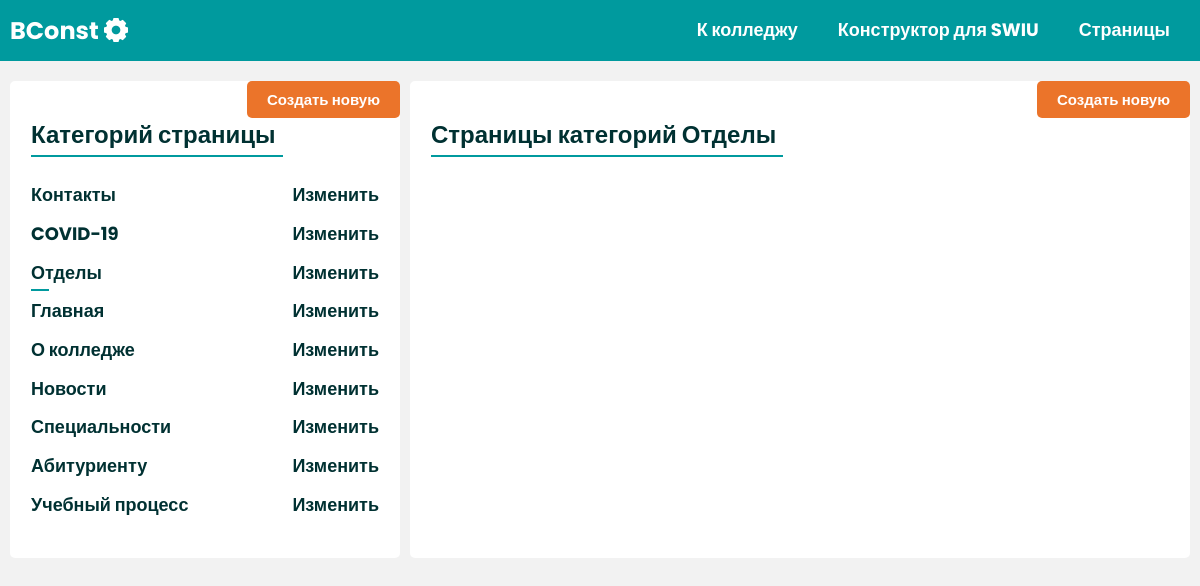
Before: /page-const/list-view/8/ (signed in) with the older database file.
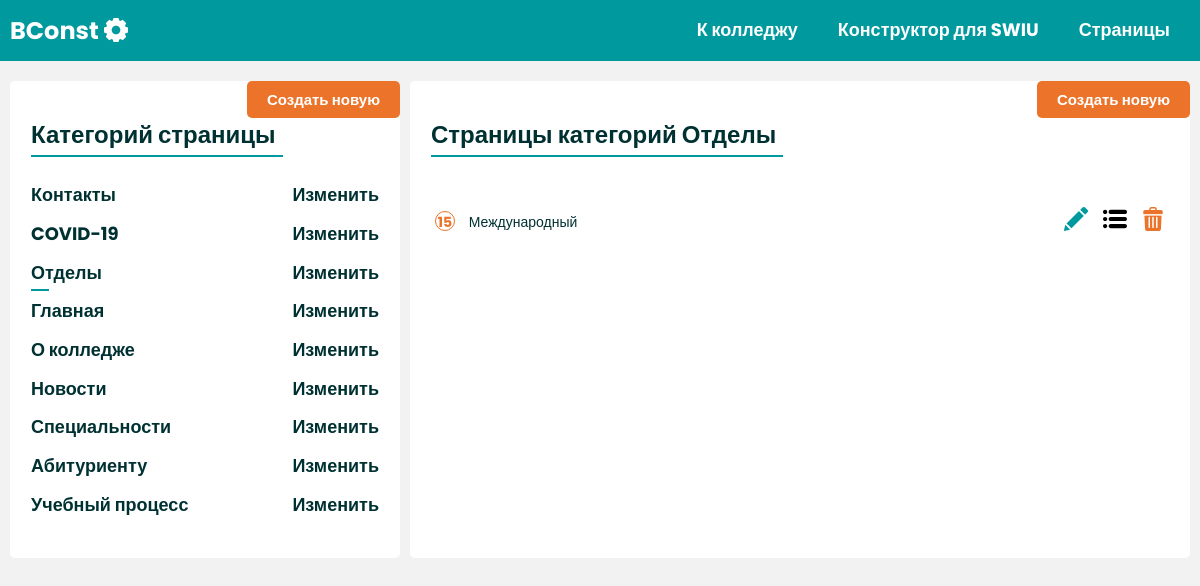
After: the same page with the newer database file.
### page/models.py (models this page shows, shortened)
class PageCategory(models.Model):
    name = models.CharField('НАзвани катоегрий',max_length=255)
    linkto = models.CharField('Ссылка на чего либо',default=0,max_length=255,blank=True,null=True)
    order = models.IntegerField('Филтрация',default=0)
    class Meta:
        verbose_name = "Категория Страницы"
        verbose_name_plural = "Категорий Страницы"

class Page(models.Model):
    order = models.IntegerField('Филтрация',default=0)
    title = models.CharField('Название страницы',max_length=255)
    url = models.CharField('Ссылка НУЖНО ИМЯ',max_length=255)
    slug = models.SlugField('slug это обычный слаг',null=True,blank=True)
    link = models.CharField('Ссылку на сайт',null=True,blank=True,default=None,max_length=255)
    category = models.ForeignKey(PageCategory,related_name='page',on_delete=models.CASCADE)
    class Meta:
        verbose_name = "Страница"
        verbose_name_plural = "Страницы"

### page/views.py (the view)
# urls.py: path('list-view/<int:pk>/',PageListView.as_view(),name="pageListView"),
class PageListView(PermissionRequiredMixin, ListView):
    redirect_field_name = '/'
    model = Page
    context_object_name = 'pages'
    template_name = 'page/page_list.html'
    permission_required = ('page.add_pagecategory')
    def get_queryset(self):
        return Page.objects.filter(category_id=self.kwargs['pk']).order_by('order')
    def get_context_data(self, *, object_list=None, **kwargs):
        context = super().get_context_data(**kwargs)
        id = self.kwargs['pk']
        context['category'] = PageCategory.objects.get(id=id)
        context['categories'] = PageCategory.objects.all().order_by('order')
        return context

### sapp/context_proccers.py (called while the page is built)
def page_category(request):
    pageCats = PageCategory.objects.all().order_by('order')
    return {
        'pageCats':pageCats
    }

### page/templates/page/page_list.html (shortened to what this page needs)
{% extends 'layouts/apppage.html' %}
{% load static %}
{% block content %}
    <section class="main">
        <div class="container">
            <div class="main-grid">
                <div class="sidebar">
                    <h2 class="lined-title">Категорий страницы <span class="btn-create"><a href="{% url 'PageCategoryCreateView' %}">Создать новую</a></span></h2>
                    <ul class="sidebar__nav" id="sidebarNav">
                        {% for category in categories %}
                        {% url 'pageListView' category.id as urltolist %}
                        <li class="sidebar__nav-item" data-pk="{{category.id}}"><a class="sidebar__nav-link {% if request.path == urltolist %}active {% endif %}" href="{{urltolist}}">{{category.name}}</a> <a class="sidebar__nav-link" href="{% url 'PageCategoryUpdateView' category.id %}"> Изменить </a></li>
                        {% endfor %}
                    </ul>
                </div>
                <div class="page-detail">
                    <h2 class="lined-title">Страницы категорий <span>{{category.name}}</span> <span class="btn-create"><a href="{% url 'PageCreateView' %}">Создать новую</a></span></h2>
                    <div class="pagelist" id="page-group">
                        {% for page in pages %}
                        <div class="pagelist__item" data-pk="{{page.id}}">
                            <div>
                                <h3 class="pagelist__title"><span class="pagelist__i">{{page.id}}</span> <a href="{% url 'pageDetailView' page.id %}">{{ page.title }}</a> </h3>
                            </div>
                            <div>
                                <a href="{% url 'PageUpdateView' page.id %}" class="pagelist__icon"><img width="24px" src="{% static 'page/img/edit.png' %}" alt=""></a>
                                <span class="pagelist__icon"><img width="24px" src="{% static 'page/img/menu.svg' %}" alt=""></span>
                                <a href="{% url 'PageDeleteView' page.category.id page.id  %}" class="pagelist__icon"><img width="24px" src="{% static 'page/img/trash.png' %}" alt=""></a>
                            </div>
                        </div>
                        {% endfor %}
                    </div>
                </div>
            </div>
        </div>
    </section>
{% endblock %}

### page/templates/layouts/apppage.html (shortened to what this page needs)
<!DOCTYPE html>
{% load static %}
<html lang="en">
<head>
    <link rel="stylesheet" href="{% static 'page/css/style.css' %}">
</head>
<body>
    <header class="header">
        <div class="container">
            <div class="header__row">
                <div class="header__logo">
                    <span>BConst</span>
                    <img width="24px" src="{% static 'page/img/Vector.png' %}" alt="">
                </div>
                <ul class="header__nav">
                    <li class="header__nav-item"><a class="header__link" href="/">К колледжу</a></li>
                    <li class="header__nav-item"><a class="header__link" href="#">Конструктор для SWIU</a></li>
                    <li class="header__nav-item"><a class="header__link" href="{% url 'PageCategoryListView'  %}">Страницы</a></li>
                </ul>
            </div>
        </div>
    </header>
    {% block content %}
    {% endblock %}
</body>
</html>

### page/static/page/css/style.css (style rules this page uses)
* { margin: 0; padding: 0; font-family: "Poppins", sans-serif; box-sizing: border-box; }
.page-detail { position: relative; }
.btn-create { position: absolute; font-size: 1.5rem; background-color: #EB742A; padding: 1rem 2rem; color: white; border-radius: 5px; right: 0; top: 0; }
.btn-create a { color: white; text-decoration: none; }
.lined-title { font-size: 2.4rem; padding: 0.7rem 0.7rem 0.7rem 0rem; border-bottom: 2px solid #009A9E; color: #003132; font-weight: 700; display: inline-block; }
.sidebar { background-color: #ffffff; padding: 3.3rem 2.1rem; border-radius: 0.5rem; position: relative; }
.sidebar__nav { list-style: none; margin-top: 2rem; }
.sidebar__nav-item { display: flex; justify-content: space-between; align-items: center; }
.sidebar__nav-link { padding: 0.8rem 0rem; text-decoration: none; display: block; font-size: 1.8rem; font-weight: 700; color: #003132; border-bottom: 0.2rem solid #ffffff; position: relative; }
.sidebar__nav-link.active::after { position: absolute; width: 25%; height: 2px; content: ""; background-color: #009A9E; bottom: 0; left: 0; }
.page-detail { background-color: #ffffff; padding: 3.3rem 2.1rem; border-radius: 0.5rem; }
.pagelist { margin-top: 4rem; }
.pagelist__item { display: flex; padding: 1rem 0.4rem; align-items: center; justify-content: space-between; cursor: pointer; }
.pagelist__item a { text-decoration: none; color: inherit; }
.pagelist__i { color: #EB742A; font-size: 1.4rem; position: relative; text-align: center; font-weight: 700; width: 2rem; height: 2rem; line-height: 2rem; text-align: center; border: 1px solid #EB742A; display: inline-block; border-radius: 50%; margin-right: 1rem; }
.pagelist__title { font-weight: 400; font-size: 1.4rem; color: #003132; }
.pagelist__icon { display: inline-block; margin-left: 1rem; }
.main { background-color: #f2f2f2; padding-top: 2rem; min-height: 101vh; }
.main-grid { display: grid; grid-template-columns: 2fr 4fr; grid-gap: 1rem; }
html { line-height: 1.15; -webkit-text-size-adjust: 100%; }
body { margin: 0; }
a { background-color: transparent; }
img { border-style: none; }
.header { background-color: #009A9E; color: #ffffff; font-weight: 700; }
.header__row { display: flex; justify-content: space-between; align-items: center; }
.header__nav { display: flex; list-style: none; align-items: center; }
.header__logo { display: flex; align-items: center; font-size: 2.4rem; }
.header__logo span { margin-right: 0.5rem; }
.header__nav-item { font-size: 1.8rem; }
.header__link { color: #ffffff; padding: 2rem; display: block; text-decoration: none; }
html { font-size: 62.5%; }
body { font-size: 1.6rem; }
.container { margin: 0 auto; max-width: 118rem; }

Changed rows visible on the page:
added Page: id "15", title "Международный"
